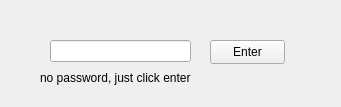
<?xml version="1.0" encoding="UTF-8"?>
<ui version="4.0">
 <class>login</class>
 <widget class="QWidget" name="login">
  <property name="geometry">
   <rect>
    <x>0</x>
    <y>0</y>
    <width>341</width>
    <height>107</height>
   </rect>
  </property>
  <property name="windowTitle">
   <string>Form</string>
  </property>
  <widget class="QLineEdit" name="lineEdit">
   <property name="geometry">
    <rect>
     <x>50</x>
     <y>40</y>
     <width>141</width>
     <height>22</height>
    </rect>
   </property>
   <property name="echoMode">
    <enum>QLineEdit::Password</enum>
   </property>
  </widget>
  <widget class="QPushButton" name="pushButton">
   <property name="geometry">
    <rect>
     <x>210</x>
     <y>40</y>
     <width>75</width>
     <height>24</height>
    </rect>
   </property>
   <property name="text">
    <string>Enter</string>
   </property>
  </widget>
  <widget class="QLabel" name="label">
   <property name="geometry">
    <rect>
     <x>40</x>
     <y>70</y>
     <width>191</width>
     <height>16</height>
    </rect>
   </property>
   <property name="text">
    <string>no password, just click enter</string>
   </property>
  </widget>
 </widget>
 <resources/>
 <connections/>
</ui>
